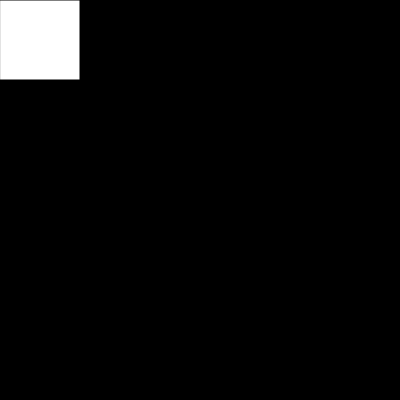
Frame 1 (no input)
Frame 60 (no input): identical to frame 1, image omitted
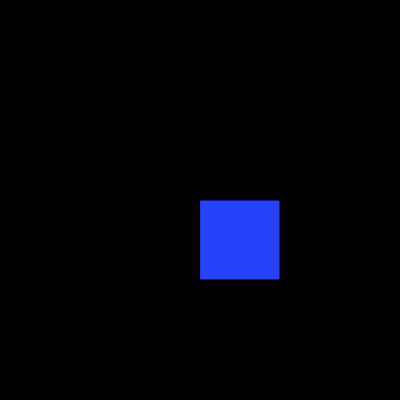
Frame 120 (the mouse pressed at the canvas centre since frame 60)

The p5.js sketch that drew these frames (run headless with seeded random() and noise() and a simulated clock; from frame 60 on, the mouse is pressed at the canvas centre):

// p5.js sketch
// ── sketch.js
var r;
var g;
var b


function setup() {
  createCanvas(400, 400);
}

function draw() {
   r = random(255); 
  g = random(255)
  b = random(255); 
 
  background(0, 0, 0)
  
  if (mouseIsPressed) {
fill(r, g, b);
  } else {
    fill(255);
  }
  rect(mouseX, mouseY, 80, 80);

}
